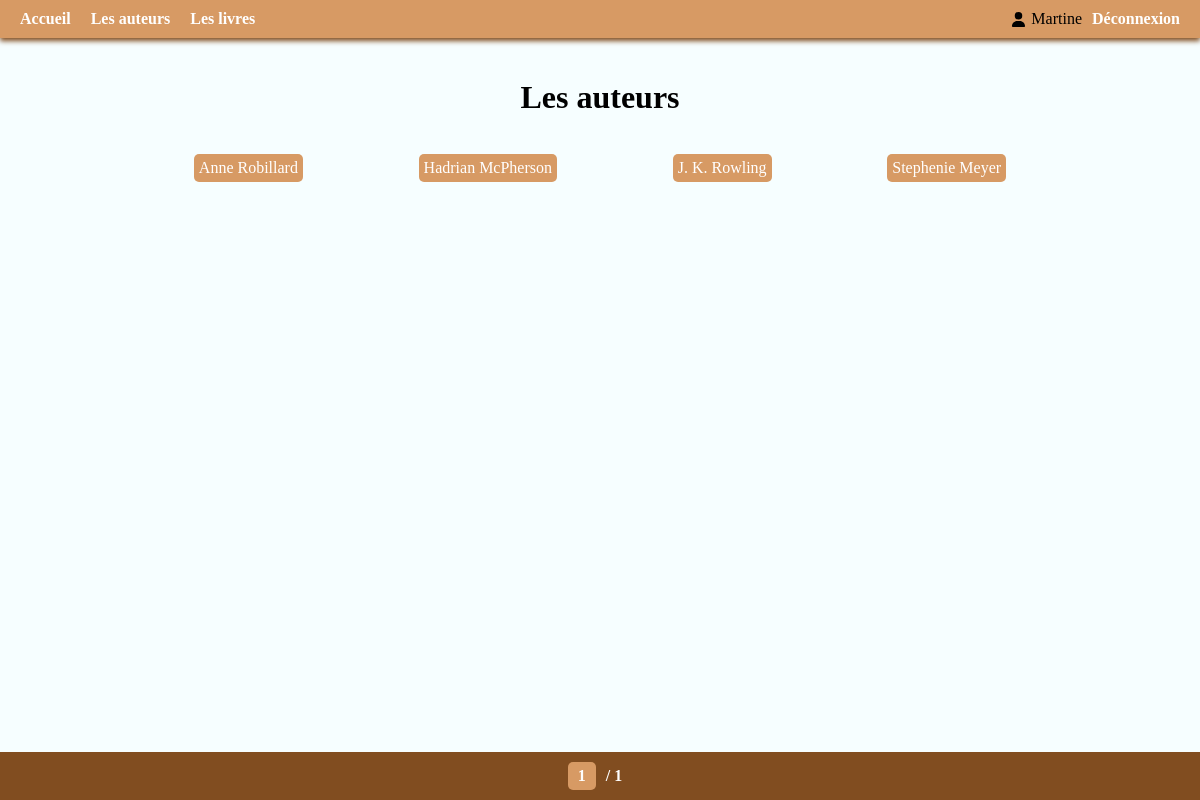
Page /auteurs/ (signed in) on the committed database.
### backoffice/models.py (models this page shows, shortened)
class Author(models.Model):
    au_id = models.AutoField(primary_key=True, null=False)
    author = models.CharField(max_length=50)
    year_born = models.SmallIntegerField()

### backoffice/views.py (the view)
# urls.py: path('auteurs/', views.authors, name='authors'),
def authors(request):
    authors = Author.objects.order_by('author')
    paginator = Paginator(authors, 5)
    page_number = request.GET.get('page')
    page_object = paginator.get_page(page_number)
    return render(request, 'authors.html', {'page_object': page_object})

### backoffice/templates/authors.html (shortened to what this page needs)
{% extends "./navigation.html" %}
{% block content %}
<main>
  <h1>Les auteurs</h1>
      <ul class="list">
        {% for author in page_object %}
          <a href="/auteurs/{{author.au_id}}" class="tag">{{author.author}}</a>
        {% endfor %}
      </ul>
      <section class="pagination">
          <a href='?page=1'><div class="page">{{page_object.number}}</div></a>
          <span>/ {{page_object.paginator.num_pages}}</span>
      </section>
</main>
{% endblock %}

### backoffice/templates/navigation.html (shortened to what this page needs)
{% load static %}
<!DOCTYPE html>
<html lang='fr'>
<head>
<link href={% static "css/style.css" %} rel="stylesheet" />
</head>
<body>
  <nav>
    <div>
      <a href='/' class="navitem">Accueil</a>
      <a href='/auteurs' class="navitem">Les auteurs</a>
      <a href='/livres' class="navitem">Les livres</a>
    </div>
    {% if user.is_authenticated %}
        <div>
          <img src='/images/user-solid.svg' class="icon"/>
          <span class="username">{{user.username}}</span>
          <a href='/deconnexion' class="navitem">Déconnexion</a>
        </div>
    {% else %}
      <div>
        <a href="/connexion" class="navitem">Connexion</a>
        <a href="/inscription" class="navitem">Inscription</a>
      </div>
    {% endif %}
  </nav>
  {% block content %}{% endblock %}
</body>
</html>

### backoffice/static/css/style.css (style rules this page uses)
* { box-sizing: border-box; }
:root { width: 100vw; height: 100vh; margin: 0; padding: 0; --main-color: rgb(215, 154, 100); --hover-color: rgb(129, 77, 32); --text-light: white; --text-dark: black; --text-hover: rgb(71, 37, 7); --background: rgb(246, 254, 255); font-family: 'PT Serif'; }
body { width: 100%; height: 100%; margin: 0; background-color: var(--background); color: var(--text-dark); font-family: 'PT Serif'; display: flex; flex-direction: column; }
nav { width: 100%; padding: 10px; background-color: var(--main-color); box-shadow: 0 3px 5px rgb(129, 77, 32); display: flex; justify-content: space-between; }
nav div { display: flex; align-items: center; }
.navitem { color: var(--text-light); text-decoration: none; font-weight: 600; padding: 0 10px; }
.username { color: var(--text-dark); }
.icon { width: 15px; height: 15px; margin-right: 5px; }
h1 { width: 100%; text-align: center; }
ul { list-style-type: none; padding-inline-start: 0; }
main { display: flex; flex-direction: column; align-items: center; flex-grow: 1; padding: 20px; width: 100%; height: 100%; position: relative; }
.list { display: flex; flex-wrap: wrap; justify-content: space-around; width: 80%; }
.pagination { display: flex; justify-content: center; font-weight: bold; padding: 10px; color: var(--text-light); background-color: var(--hover-color); position: absolute; bottom: 0; width: 100%; }
.pagination span { padding: 5px 10px; color: var(--text-light); }
.page, .page-item { padding: 5px 10px; color: var(--text-light); background-color: var(--main-color); border-radius: 5px; }
a { text-decoration: none; color: black }
.tag { background-color: var(--main-color); color: white; padding: 5px; border-radius: 5px; }

### rows in the picture
Author: author "Anne Robillard"
Author: author "Hadrian McPherson"
Author: author "J. K. Rowling"
Author: author "Stephenie Meyer"

### other values in the picture
{{ user.username }} "Martine"
{{ page_object.number }} "1"
{{ page_object.paginator.num_pages }} "1"
